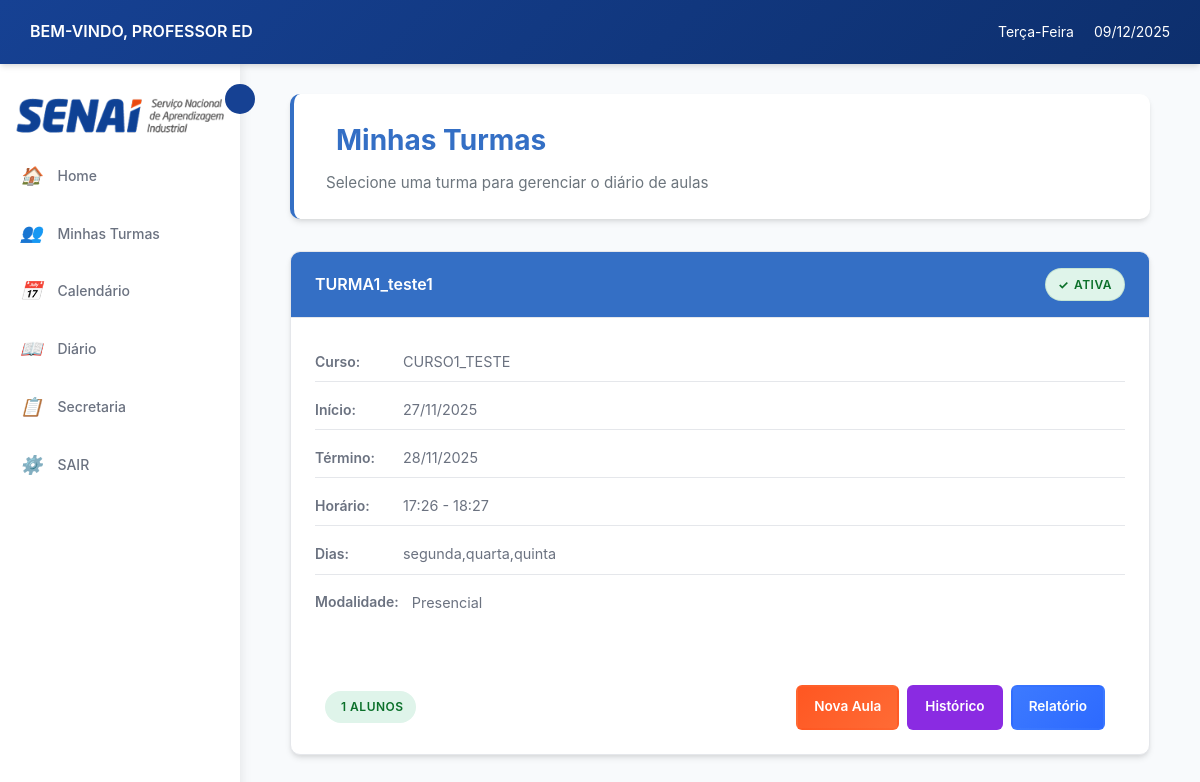
Before: /diario/ (signed in) with the older database file.
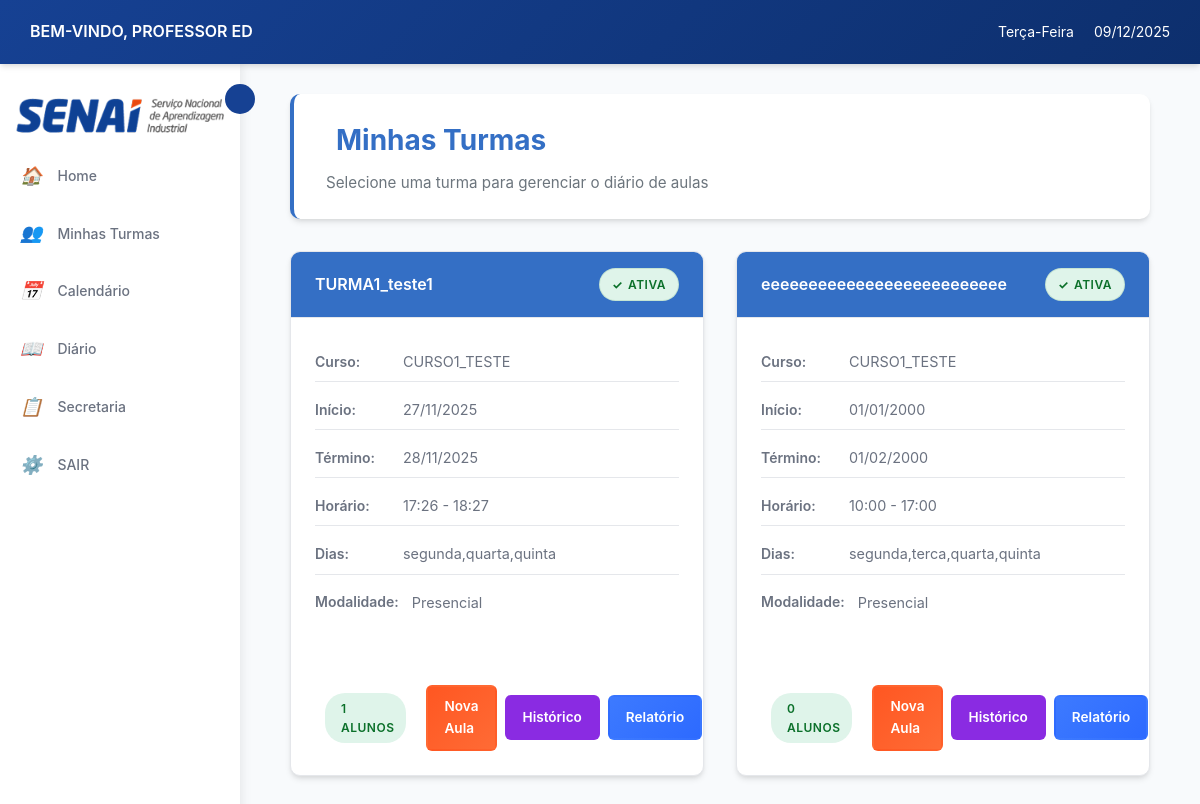
After: the same page with the newer database file.
### cursos/models.py (models this page shows, shortened)
class Turma(models.Model):
    TIPO_AULA = [
        ('presencial', 'Presencial'),
        ('semi', 'Semi-presencial'),
        ('ead', 'EAD'),
    ]
    turma_id = models.AutoField(primary_key=True)
    nome = models.CharField(max_length=100, null=True, blank=True)
    curso = models.ForeignKey(Curso, on_delete=models.CASCADE)
    professor = models.ForeignKey('login.professor', on_delete=models.SET_NULL,  # Ou models.SET_DEFAULT
        null=True,                  # Permite NULL
        blank=True,
        default=None)
    data_inicio = models.DateField()
    data_fim = models.DateField( null=True, blank=True)
    dias_semana = models.CharField(max_length=50)
    entrada_horas = models.CharField(max_length=100, null=True, blank=True)
    saida_horas = models.CharField(max_length=100, null=True, blank=True)
    tipo = models.CharField(max_length=10, choices=TIPO_AULA)
    status = models.BooleanField(default=True)
    class Meta:
        db_table = 'Turma'

class Curso(models.Model):
    nome = models.CharField(max_length=150, unique=True, verbose_name="Nome do Curso", default="Sem Nome")
    descricao = models.TextField(blank=True, verbose_name="Descrição")
    carga_horaria = models.PositiveIntegerField(verbose_name="Carga Horária (h)", default=40)
    ativo = models.BooleanField(default=True, verbose_name="Ativo")
    disciplinas = models.ManyToManyField('Disciplina', through='GradeCurricular', blank=True, related_name='cursos')
    class Meta:
        verbose_name = "curso"
        verbose_name_plural = "cursos"
        ordering = ["nome"]

### diario/views.py (the view)
# urls.py: path('', views.lista_turmas_diario, name='lista_turmas_diario'),
@login_required
def lista_turmas_diario(request):
    if hasattr(request.user, 'professor'):
        turmas = Turma.objects.filter(
            status=True,
            professor__usuario=request.user
        ).select_related('curso')
    else:
        turmas = Turma.objects.filter(status=True).select_related('curso')
    context = {
        'turmas': turmas,
        'hoje': timezone.now().date()
    }
    return render(request, 'diario/lista_turmas.html', context)

### diario/templates/diario/lista_turmas.html (shortened to what this page needs)
{% extends 'professor/base.html' %}
{% load static %}
{% block extra_css %}
<link rel="stylesheet" href="{% static 'diario/css/styles.css' %}">
{% endblock %}
{% block content %}
<div class="dashboard-container">
    <div class="dashboard-header">
        <h2>Minhas Turmas</h2>
        <p class="text-muted mb-0">Selecione uma turma para gerenciar o diário de aulas</p>
    </div>
    <div class="cards-grid-enhanced">
        {% for turma in turmas %}
        <div class="turma-card">
            <div class="card-header">
                <span>{{ turma.nome }}</span>
                <p class="status-badge status-active"> Ativa </p>
            </div>
            <div class="card-body">
                <div class="turma-info">
                    <p><strong>Curso</strong> {{ turma.curso.nome }}</p>
                    <p><strong>Início</strong> {{ turma.data_inicio|date:"d/m/Y" }}</p>
                    {% if turma.data_fim %}
                    <p><strong>Término</strong> {{ turma.data_fim|date:"d/m/Y" }}</p>
                    {% endif %}
                    <p><strong>Horário</strong> {{ turma.entrada_horas }} - {{ turma.saida_horas }}</p>
                    <p><strong>Dias</strong> {{ turma.dias_semana }}</p>
                    <p><strong>Modalidade</strong> {{ turma.get_tipo_display }}</p>
                </div>
                <div class="d-flex justify-content-between align-items-center mt-4">
                    <span class="badge bg-secondary">
                        {{ turma.matricula_set.count }} alunos
                    </span>
                    <div class="action-buttons d-flex">
                        <a href="{% url 'diario:criar_aula' turma.turma_id %}"
                           class="action-btn action-btn-success"
                           title="Nova Aula">
                             Nova Aula
                        </a>
                        <a href="{% url 'diario:historico_aulas' turma.turma_id %}"
                           class="action-btn action-btn-primary"
                           title="Histórico">
                             Histórico
                        </a>
                        <a href="{% url 'diario:relatorio_frequencia' turma.turma_id %}"
                           class="action-btn action-btn-info"
                           title="Relatório">
                             Relatório
                        </a>
                    </div>
                </div>
            </div>
        </div>
        {% endfor %}
    </div>
</div>
{% endblock %}

Changed rows visible on the page:
added Turma: nome "eeeeeeeeeeeeeeeeeeeeeeeeee", curso.nome "CURSO1_TESTE", data_inicio "01/01/2000", data_fim "01/02/2000", entrada_horas "10:00", saida_horas "17:00", dias_semana "segunda,terca,quarta,quinta", tipo "Presencial", matricula_set.count "0"
